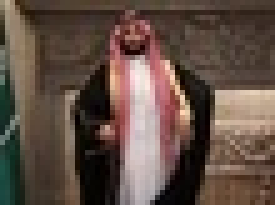
#> input picture Faces/Mohammed Bin Salman/download (1).jpeg, 55 x 41 px, shrunk from 259 x 194 before the run, found by its file name (shown 5 times larger); its folder holds only this picture in this run
$ python 16-face-rec.py
#> lines starting #> are read from the running program, lines starting #| are printed output that depends on the picture
import os
import cv2 as cv
import numpy as np

DIR = r"D:\Codes\PYTHON\opencv\01-Learn\Faces"
people = []

i = 0

haar_cascade = cv.CascadeClassifier("haar_cascade.xml")

for person in os.listdir(DIR):
    people.append(person)
#> pass 2 of the loop `for person in os.listdir(DIR):`:

features = []
labels = []

def create_train():
    for person in people:
        path = os.path.join(DIR,person)
        label = people.index(person)

        for img in os.listdir(path):
            img_path = os.path.join(path,img)

            img_array = cv.imread(img_path)
#> img_array is the input picture: shape (41, 55, 3); mean B, G, R 69.4, 79.4, 97.9
            gray = cv.cvtColor(img_array,cv.COLOR_BGR2GRAY)
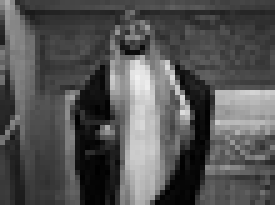
#> gray: shape (41, 55) (shown 5 times larger); min 0, max 240, mean 83.8

            faces_rect = haar_cascade.detectMultiScale(gray, scaleFactor=1.1, minNeighbors=4)
#> faces_rect = ()

            for (x,y,w,h) in faces_rect:
                faces_roi = gray[y:y+h,x:x+w]
                features.append(faces_roi)
                labels.append(label)
#> this loop made 0 passes
#> after the loop, features = []; labels = []
#> pass 2 of the loop in create_train, `for person in people:`:
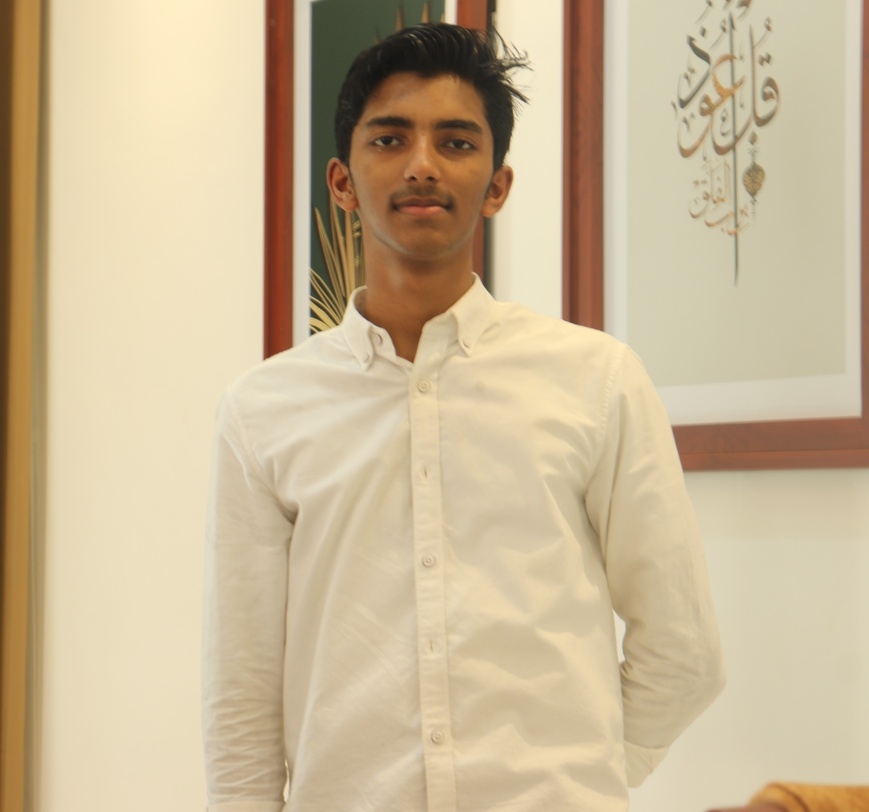
#> input picture Faces/Noufan Elachola/55555.jpg, 869 x 812 px, shrunk from 4125 x 3853 before the run, found by its file name
#> in create_train, img_array is the input picture: shape (812, 869, 3); mean B, G, R 150.8, 183.4, 202.1
#> in create_train, `gray = cv.cvtColor(img_array,cv.COLOR_BGR2GRAY)`:
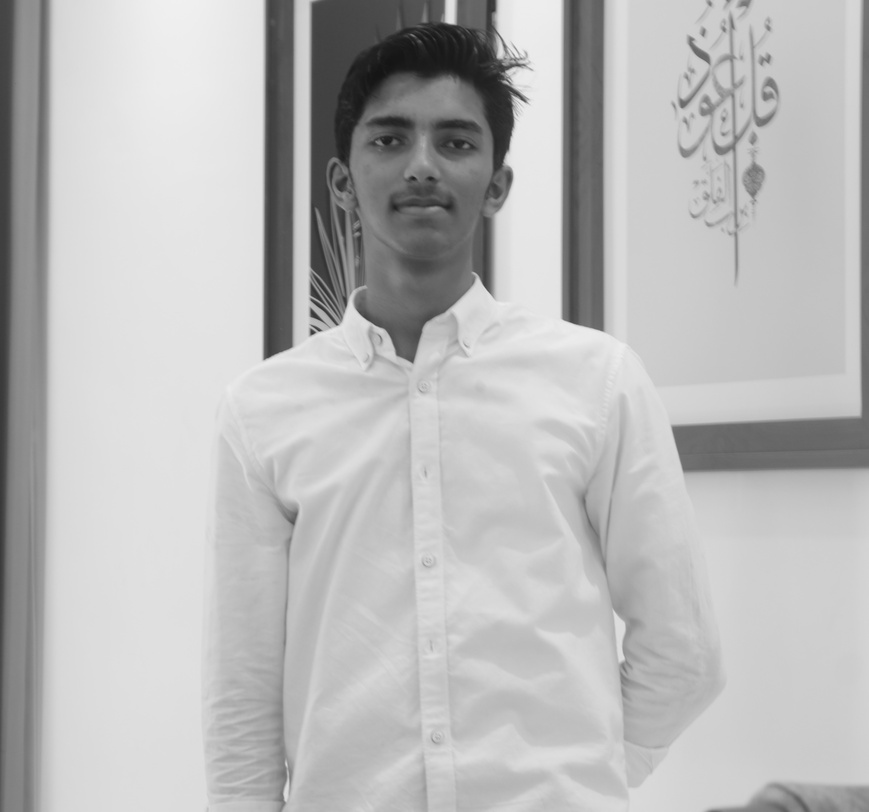
#> gray: shape (812, 869); min 20, max 240, mean 185.3
#> faces_rect = [[684, 38, 57, 57], [328, 65, 189, 189]]
#> the loop in create_train, `for (x,y,w,h) in faces_rect:` made 2 passes
#> pass 2, in create_train, `faces_roi = gray[y:y+h,x:x+w]`:
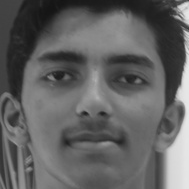
#> faces_roi: shape (189, 189); min 20, max 232, mean 98.2
#> after the loop in create_train, `for (x,y,w,h) in faces_rect:`: features = 2 items; labels = [1, 1]

create_train()
print("---------- Training done ----------")

features = np.array(features,dtype="object")
labels = np.array(labels)

face_recognizer = cv.face.LBPHFaceRecognizer_create()
face_recognizer.train(features,labels)

face_recognizer.save("face_trained.yml")
np.save("features.npy",features)
np.save("labels.npy",labels)
